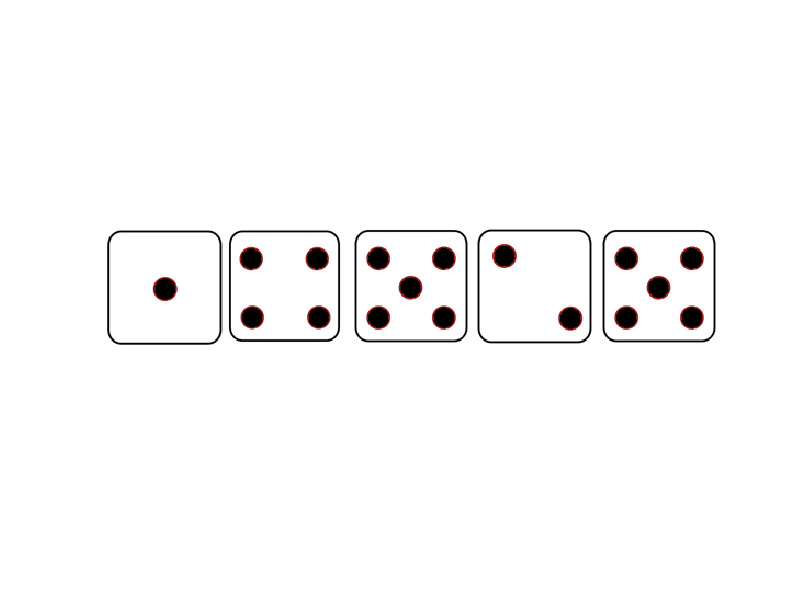

The MATLAB script that drew this image:
%% Main File for Yahtzee 
%loading the dice
load Dice.mat

Yes = 1;
No = 0;


%% This is the main menu 

fprintf('Welcome to Yahtzee\n')
fprintf('Would you like to play?\n')
Menu = input('Yes or No? \n'); 
% User confirmation to start program 
if Menu == 0
    fprintf ('Have a great day.')
    quit
else
    fprintf('Okay then lets start the game!\n')
end

%% This is the first Role
% Roles dice randomly 
role = randi([1 6], [1 5]);
% displays dice
imshow([Dice{role}]);

%% This is the start of the first ReRole
% used for troubleshooting issues in rerole function
reference = role ;
% asking user what dice they would like to rerole
rerole = input('Would you like to rerole any dice?\n');

if rerole == 1

    NR1 = input('Would you like to rerole dice 1?  ');
    NR2 = input('Would you like to rerole dice 2?  ');
    NR3 = input('Would you like to rerole dice 3?  ');
    NR4 = input('Would you like to rerole dice 4?  ');
    NR5 = input('Would you like to rerole dice 5?  ');
    % a random array for later use 
    role2 = randi([1 6], [1 5]);
    % which dice to replace and what numbers to replace them with 
    if NR1 == 1
        reference(1) = role2(1);
    end

    if NR2 == 1
        reference(2) = role2(2);
    end

    if NR3 == 1
        reference(3) = role2(3);
    end

    if NR4 == 1
        reference(4) = role2(4);
    end

    if NR5 == 1
        reference(5) = role2(5);
    end
    % displays new roll  
    imshow([Dice{reference}]);

%% This is the start of the second ReRole
% asking user if they would like to rerole
    rerole = input('Would you like to rerole any dice?\n');
%asking user what dice they would like to rerole
    if rerole == 1
        NR1 = input('Would you like to rerole dice 1?  ');
        NR2 = input('Would you like to rerole dice 2?  ');
        NR3 = input('Would you like to rerole dice 3?  ');
        NR4 = input('Would you like to rerole dice 4?  ');
        NR5 = input('Would you like to rerole dice 5?  ');
        % a random array for later use 
        role3 = randi([1 6], [1 5]);
        % which dice to replace and what numbers to replace them with 
        if NR1 == 1
            reference(1) = role3(1);
        end

        if NR2 == 1
            reference(2) = role3(2);
        end

        if NR3 == 1
            reference(3) = role3(3);
        end

        if NR4 == 1
            reference(4) = role3(4);
        end

        if NR5 == 1
            reference(5) = role3(5);
        end
        %displays the new dice roll
        imshow([Dice{reference}]);
        
            
        fprintf('Time to select your catagory! \n')
    else
        fprintf('Time to select your catagory! \n')
    end
else
    fprintf('Time to select your catagory! \n')
end

total = sum(reference);

%% This is the start of the Upper Section of catagories

up = [0 0 0 0 0 0];

fprintf('You must first select a catagory you would like to score in the upper section. \n')
%counts the number of each dice in its catagory
up(1) = sum(reference(:) == 1);
up(2) = sum(reference(:) == 2);
up(3) = sum(reference(:) == 3);
up(4) = sum(reference(:) == 4);
up(5) = sum(reference(:) == 5);
up(6) = sum(reference(:) == 6);

%for corectly scorring each catagory 
Aces = up(1) * 1;
Twos = up(2) * 2;
Threes = up(3) * 3;
Fours = up(4) * 4;
Fives = up(5) * 5;
Sixes = up(6) * 6;


upScore = input('You may choose between Aces, Twos, Threes, Fours, Fives, Sixes:    ');

fprintf('Your total score in the upper section is: %g', upScore);
%% This is the start of the Lower Section of catagories

fprintf('\nYou must now select a catagory you would like to score in the lower section. \n')
lowScore = 0;
%%n = 0;
%%i=0;
%%while i<7
%    if sum(reference(:) == i) == 3
%       fprintf('no\n');
%        i=i+1;
%        n=i;
%    else
%        fprintf('congrats dude');
        
%    end
%end
    %%This loop is currently not working. comment out if a run is required.
% if you get a yahtzee   
if any(up == 5)
    lowScore = 50;
    fprintf('Wow you got a Yahtzee')
end
% four of a kind 
if any(up == 4)
    lowScore = total;
    fprintf('Wow you got a four of a kind!')
end
% full house 
if any(up ==3 & up == 2)
    lowScore = 25;
    fprintf('Wow you got a full house!')
end
% three of a kind 
if any(up == 3)
    lowScore = total;
    fprintf('Wow you got a Three of a kind!')
end
% large straight
if any( up > 1)
    lowScore = 40;
    fprintf('Wow you got a Large Straight')
end
% end score
gameScore = upScore + lowScore;
